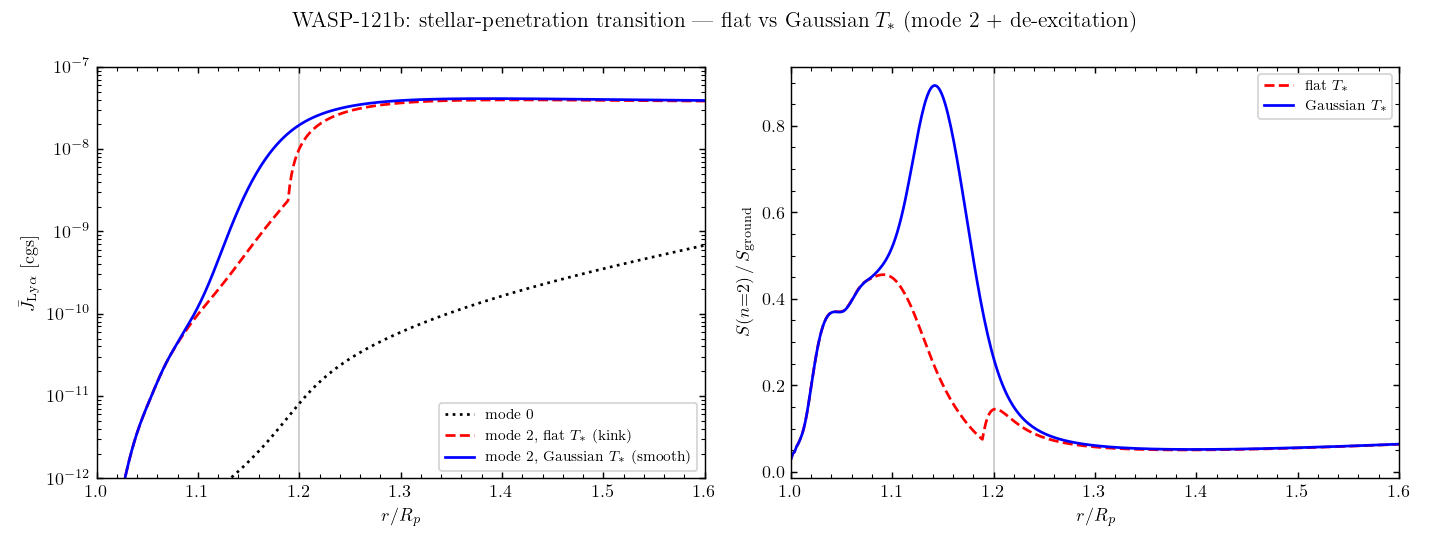

Recreate this plot in Python.
#!/usr/bin/env python3
"""Phase 3b (b): smoothing the stellar-penetration photosphere transition.
Flat stellar profile T_* = max(0, 1-x1/Xs) (kink) vs Gaussian
T_* = erfc(x1/(sqrt2 Xs)) (smooth). Both runs are mode-2 + de-excitation heating.
"""
import numpy as np
import matplotlib
matplotlib.use('Agg')
import matplotlib.pyplot as plt

m0 = np.loadtxt('output_pre3b_baseline/Excited_H.txt')   # mode 0 (reference)
f = np.loadtxt('output_m2_deexc/Excited_H.txt')          # mode 2, flat T*
g = np.loadtxt('output_m2_gauss/Excited_H.txt')          # mode 2, Gaussian T*
r = f[:, 0]

fig, ax = plt.subplots(1, 2, figsize=(11, 4.2))

ax[0].plot(r, m0[:, 4], 'k:', label=r'mode 0')
ax[0].plot(r, f[:, 4], 'r--', label=r'mode 2, flat $T_*$ (kink)')
ax[0].plot(r, g[:, 4], 'b-', label=r'mode 2, Gaussian $T_*$ (smooth)')
ax[0].set_ylabel(r'$\bar J_{\rm Ly\alpha}$ [cgs]')
ax[0].set_yscale('log')
ax[0].set_ylim(1e-12, 1e-7)

ax[1].plot(r, f[:, 7] / np.maximum(f[:, 11], 1e-99), 'r--', label=r'flat $T_*$')
ax[1].plot(r, g[:, 7] / np.maximum(g[:, 11], 1e-99), 'b-', label=r'Gaussian $T_*$')
ax[1].set_ylabel(r'$S(n{=}2)\,/\,S_{\rm ground}$')

for a in ax:
    a.set_xlabel(r'$r/R_p$')
    a.set_xlim(1.0, 1.6)
    a.legend(fontsize=8)
    a.axvline(1.2, color='0.8', lw=1, zorder=0)

fig.suptitle(r'WASP-121b: stellar-penetration transition --- flat vs Gaussian $T_*$ '
             r'(mode 2 $+$ de-excitation)')
fig.tight_layout()
fig.savefig('lya_transition.png', dpi=130)
print('wrote lya_transition.png')
